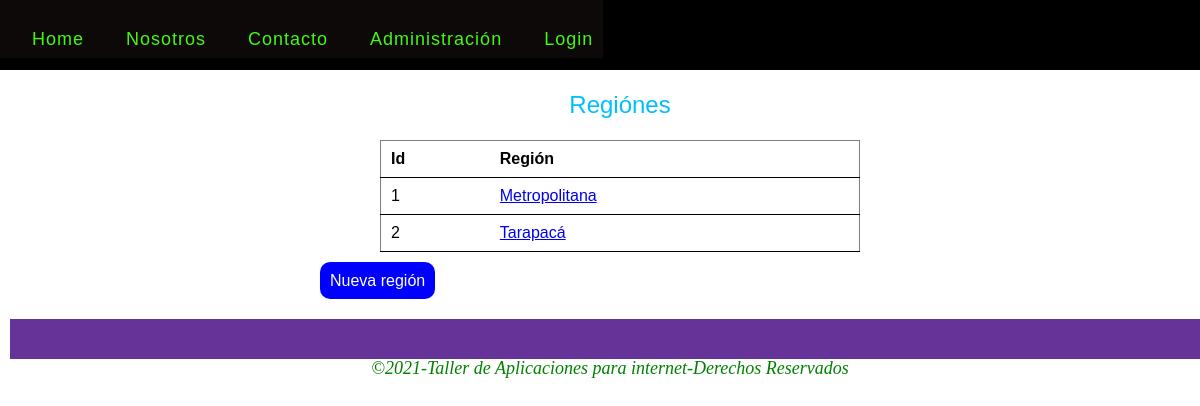
The page /regiones/index.php on the database its author committed.
### tables this page shows
CREATE TABLE `regiones` (
  `id` int(11) NOT NULL,
  `nombre` varchar(255) NOT NULL,
  `created_at` datetime DEFAULT NULL,
  `updated_at` datetime DEFAULT NULL
);

### class/modelo.php (called while the page is built, shortened)
<?php
class Modelo
{
    public function __construct()
    {
        $this->_db = new Conexion;
    }
}

### class/regionModel.php (called while the page is built, shortened)
<?php
require_once('modelo.php');
class regionModel extends Modelo
{
public function getRegiones()
{
    $regiones = $this->_db->query("SELECT id,nombre FROM regiones ORDER BY nombre");
    return $regiones->fetchall();
}
}

### regiones/index.php (the view, shortened to what this page needs)
<?php
    require('../class/regionModel.php');
    $regiones= new regionModel;
    $regiones = $regiones->getRegiones();
?>
<!DOCTYPE html>
<html lang="es">
<head>
    <link rel="stylesheet" href="../css/reset.css">
    <link rel="stylesheet" href="../css/estilos.css">
</head>
<body>
    <header>
        <?php  include('../partials/menu.php'); ?>
    </header>
    <section>
        <div class = "formulario">
            <h1>Regiónes</h1>
            <table class ="table">
                <thead>
                    <tr>
                        <th>Id</th>
                        <th>Región</th>
                    </tr>
                </thead>
                <tbody>
                    <?php foreach($regiones as $region):?>
                        <tr>
                            <td><?php echo $region ['id']; ?></td>
                            <td>
                                <a href="show.php?id=<?php echo $region ['id']; ?>">
                                    <?php echo $region ['nombre']; ?>
                                </a>
                            </td>
                        </tr>
                    <?php endforeach;?>
                </tbody>
            </table>
            <p class="enlace">
                <a href="add.php" class="btn btn-primary">Nueva región</a>
            </p>
        </div>
    </section>
    <footer>
        <?php  include('../partials/footer.php'); ?>
    </footer>
</body>
</html>

### css/estilos.css (style rules this page uses)
footer { width: 100%; float:left; height: 40px; background-color:rebeccapurple; margin: 10px; }
h1,h2,h3,h4,h5,h6 { color: deepskyblue; font-family: Arial, Helvetica, sans-serif; padding: 23px; }
section { float: left; width: 100%; margin-left: 20px; margin-right: 20px; margin-bottom: 20px; }
section h1 { text-align: center; font-size: 24px; }
table { width: 80%; margin: auto; }
.btn { width: 120px; height: 40px; border:0px; text-align: center; border-radius: 10px; margin-top: 10px; text-decoration: none; }
.btn-primary,.btn-link { background-color: blue; color: white; }
.btn-link,.btn-primary,.btn-warning { font-family:Georgia, 'Times New Roman', Times, serif; }
.enlace { float: left; margin-top: 20px; }
.enlace a { width: auto; text-decoration: none; padding: 10px; font-family: Arial, Helvetica, sans-serif; vertical-align: middle; margin-bottom: 100%; }
.formulario { float:left; width: 50%; left: 50%; margin-left: 25%; }
.table { border:grey solid 1px; border-radius: gray; }
.table th { font-weight: bold; }
.table th ,td { padding: 10px; border-bottom: 1px solid; text-align: left; font-family: Arial, Helvetica, sans-serif; }

### rows shown on the page
regiones: id "1", nombre "Metropolitana"
regiones: id "2", nombre "Tarapacá"
